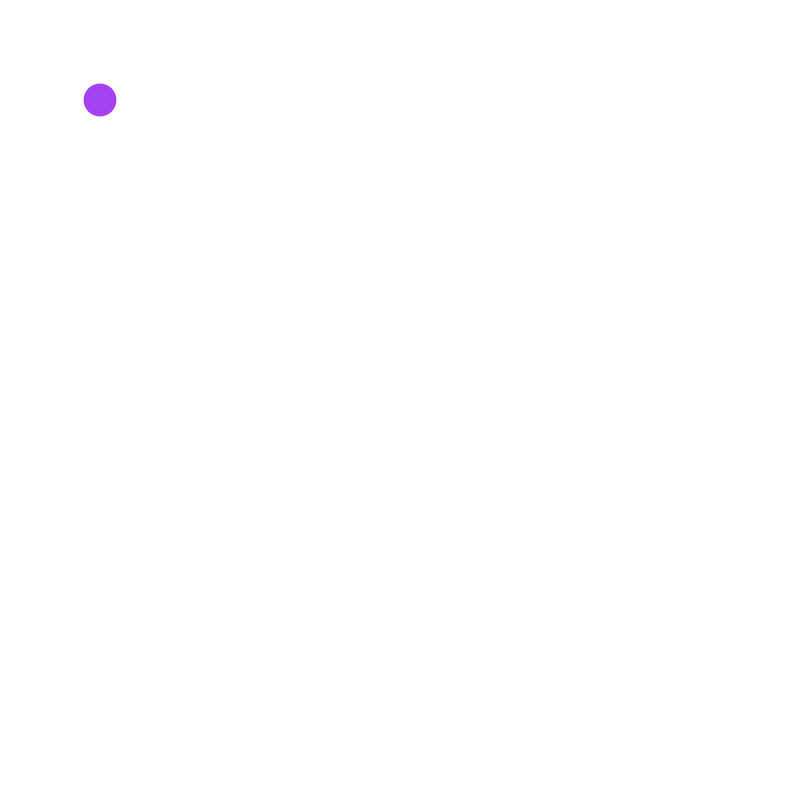
Frame 1 (no input)
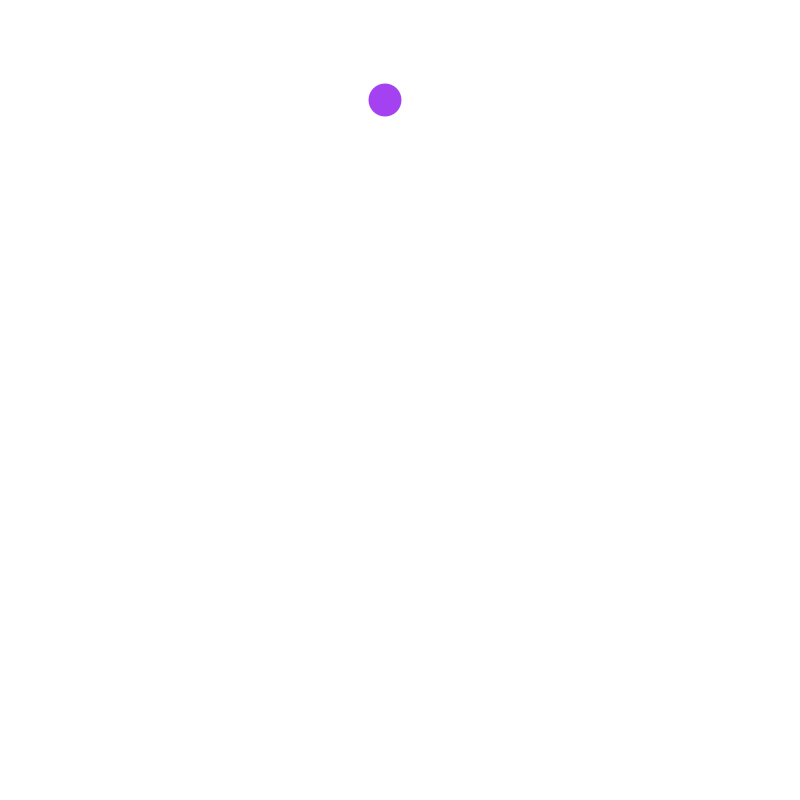
Frame 60 (the mouse pressed at the canvas centre just before this capture)
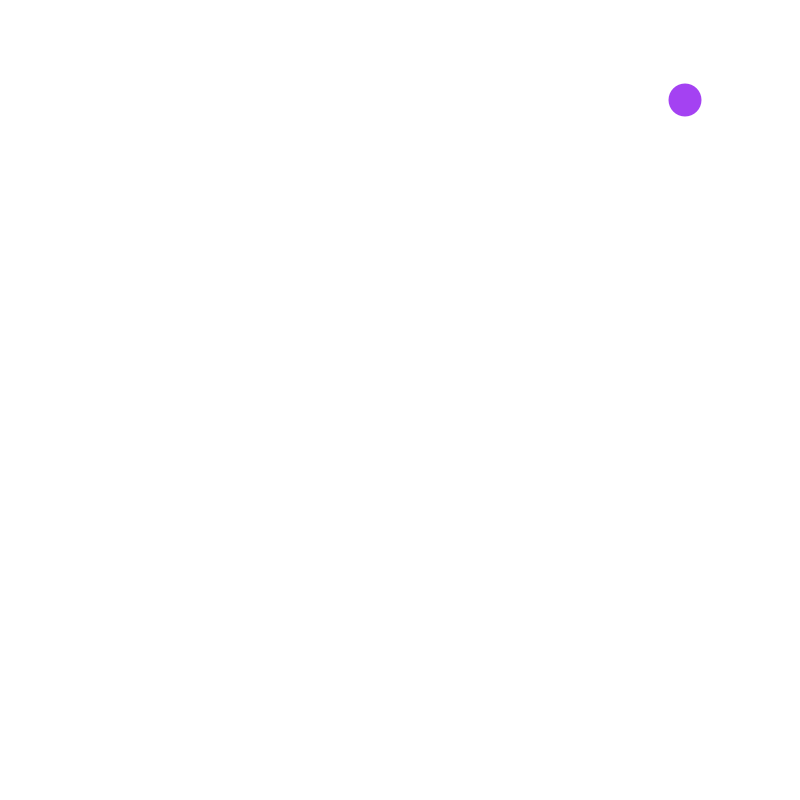
Frame 120 (the mouse held since frame 60 and released just before this capture)

The Processing sketch that drew these frames (run headless with seeded random() and noise(); from frame 60 on, the mouse is pressed at the canvas centre):

// Processing sketch: Mouse_Urge
// ── Mouse_Urge.pde

PVector position;
PVector velocity;
PVector acceleration;

    //PVector mouse = new PVector(mouseX,mouseY);
    //PVector mid = new PVector(400, 400);


Boid boid = new Boid();

int field_height = 800;
int field_width = 800;

ArrayList<PVector> positions;

void setup() {
  size(800, 800);
  
  
}

void draw() {
  background(255);
  fill(boid.getColour());
  noStroke();
    
  circle( boid.getPosition().x, boid.getPosition().y, boid.getSize());
  
  boid.update_position();
          
  

  
}

// ── Boid.pde
float top_speed = 5;
float size = 33;

class Boid {
 
  private color colour;
  
  private PVector position;
  private PVector velocity;
  private PVector acceleration;
  
  public Boid() {
    colour = color(random(255), random(255), random(255));
    
    position = new PVector(100, 100);
    velocity = new PVector(0, 0);
    acceleration = new PVector(1, 0);
  }
  
  //acceleration = PVector.sub(mouse,position);
  //  acceleration.add(PVector.sub(mid, position));
  //  acceleration.setMag(0.1);
  
  
  public void update_position() {
    velocity.add(acceleration);
    velocity.limit(top_speed);
    position.add(velocity);
    println(position, velocity, acceleration);
  }
  
  public color getColour() {
    return colour;
  }
  
  public PVector getPosition() {
    return position;
  }
  
  public float getSize() {
    return size;
  }
    
  
}
